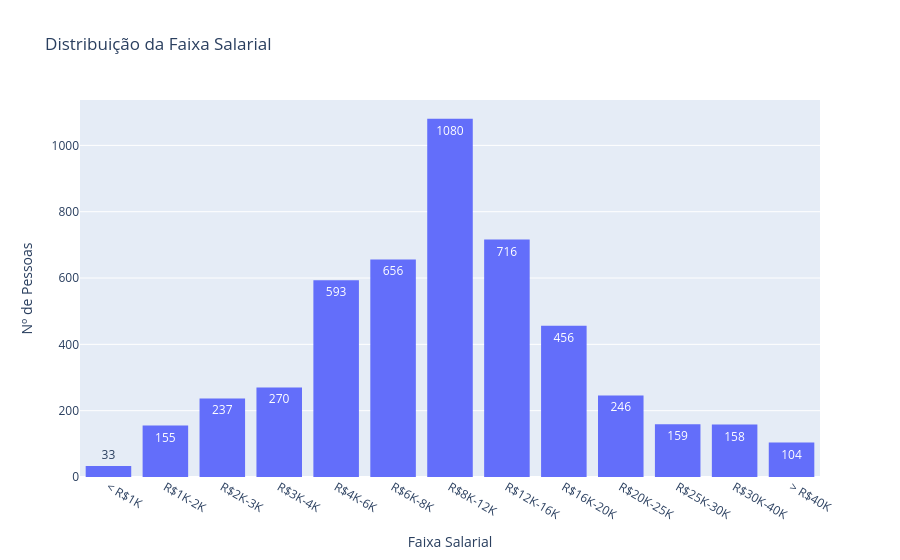

The notebook cell saved with this chart:
### Markdown cell above
##### 5.3 Distribuição da Faixa Salarial

### Code cell
# Mapeamento para rótulos simplificados
mapa_faixas = {
    "Menos de R$ 1.000/mês": "< R$1K",
    "de R$ 1.001/mês a R$ 2.000/mês": "R$1K-2K",
    "de R$ 2.001/mês a R$ 3.000/mês": "R$2K-3K",
    "de R$ 3.001/mês a R$ 4.000/mês": "R$3K-4K",
    "de R$ 4.001/mês a R$ 6.000/mês": "R$4K-6K",
    "de R$ 6.001/mês a R$ 8.000/mês": "R$6K-8K",
    "de R$ 8.001/mês a R$ 12.000/mês": "R$8K-12K",
    "de R$ 12.001/mês a R$ 16.000/mês": "R$12K-16K",
    "de R$ 16.001/mês a R$ 20.000/mês": "R$16K-20K",
    "de R$ 20.001/mês a R$ 25.000/mês": "R$20K-25K",
    "de R$ 25.001/mês a R$ 30.000/mês": "R$25K-30K",
    "de R$ 30.001/mês a R$ 40.000/mês": "R$30K-40K",
    "Acima de R$ 40.001/mês": "> R$40K",
}

# Aplicando a coluna formatada
df["faixa_salarial_simplificada"] = df["2.h_faixa_salarial"].map(mapa_faixas)

# Definindo a nova ordem simplificada
ordem_simplificada = list(mapa_faixas.values())

g3 = px.histogram(
    df,
    x="faixa_salarial_simplificada",
    category_orders={"faixa_salarial_simplificada": ordem_simplificada},
    title="Distribuição da Faixa Salarial",
    text_auto=True,
)
g3.update_layout(xaxis_title="Faixa Salarial", yaxis_title="Nº de Pessoas")
g3.show()

### Figure 1 — Plotly figure (JSON) as saved in the notebook; plotly's stock layout.template omitted (floating-point values rounded to 4 significant figures; data arrays with more than 128 entries replaced by an {"elided": "..."} marker saying what was removed)
{"data": [{"bingroup": "x", "hovertemplate": "faixa_salarial_simplificada=%{x}<br>count=%{y}<extra></extra>", "legendgroup": "", "marker": {"color": "#636efa", "pattern": {"shape": ""}}, "name": "", "orientation": "v", "showlegend": false, "texttemplate": "%{value}", "type": "histogram", "x": {"elided": "5217 str values"}, "xaxis": "x", "yaxis": "y"}], "layout": {"barmode": "relative", "legend": {"tracegroupgap": 0}, "title": {"text": "Distribuição da Faixa Salarial"}, "xaxis": {"anchor": "y", "categoryarray": ["< R$1K", "R$1K-2K", "R$2K-3K", "R$3K-4K", "R$4K-6K", "R$6K-8K", "R$8K-12K", "R$12K-16K", "R$16K-20K", "R$20K-25K", "R$25K-30K", "R$30K-40K", "> R$40K"], "categoryorder": "array", "domain": [0, 1], "title": {"text": "Faixa Salarial"}}, "yaxis": {"anchor": "x", "domain": [0, 1], "title": {"text": "Nº de Pessoas"}}}}
